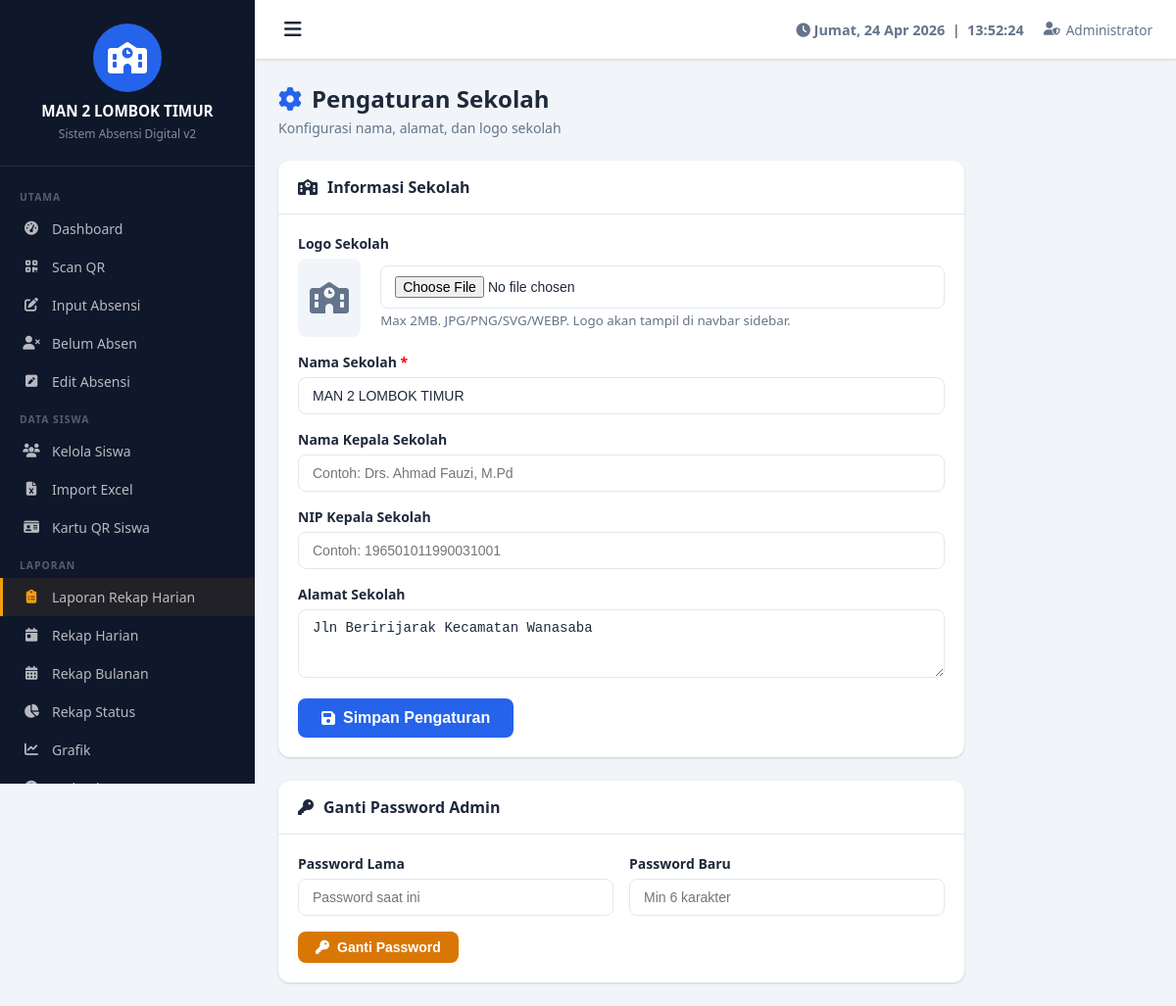
The page /pengaturan.php (signed in) on the database its author committed.
### tables this page shows
CREATE TABLE `pengaturan` (
  `id` int(11) NOT NULL,
  `nama_sekolah` varchar(200) DEFAULT 'Nama Sekolah',
  `alamat` text DEFAULT NULL,
  `logo` varchar(255) DEFAULT NULL,
  `kepala_sekolah` varchar(200) DEFAULT NULL,
  `nip_kepala` varchar(50) DEFAULT NULL,
  `jam_masuk` time DEFAULT '07:00:00',
  `jam_terlambat` time DEFAULT '07:30:00',
  `jam_pulang` time DEFAULT '14:00:00',
  `token_wa` varchar(200) DEFAULT '',
  `pin_admin` varchar(255) DEFAULT NULL
);

### includes/config.php (called while the page is built, shortened)
<?php
$conn = new mysqli(DB_HOST, DB_USER, DB_PASS, DB_NAME);
$conn->set_charset("utf8mb4");
function get_pengaturan() {
    global $conn;
    return $conn->query("SELECT * FROM pengaturan LIMIT 1")->fetch_assoc();
}
?>

### pengaturan.php (the view, shortened to what this page needs)
<?php
require_once 'includes/config.php';
include 'includes/header.php';
?>
<div class="page-header">
    <div class="page-title"><i class="fas fa-cog"></i> Pengaturan Sekolah</div>
    <div class="page-subtitle">Konfigurasi nama, alamat, dan logo sekolah</div>
</div>
<div class="card" style="max-width:700px">
    <div class="card-header"><i class="fas fa-school"></i> Informasi Sekolah</div>
    <div class="card-body">
        <form method="POST" enctype="multipart/form-data">
            <div class="form-group">
                <label class="form-label">Logo Sekolah</label>
                <div style="display:flex;align-items:center;gap:20px;margin-bottom:12px">
                    <?php if (!empty($pengaturan['logo']) && file_exists(__DIR__.'/uploads/logo/'.$pengaturan['logo'])): ?>
                        <img src="<?= BASE_URL ?>uploads/logo/<?= $pengaturan['logo'] ?>"
                            style="width:80px;height:80px;object-fit:contain;border:1px solid var(--border);border-radius:8px;padding:4px">
                    <?php else: ?>
                        <div style="width:80px;height:80px;background:#f1f5f9;border-radius:8px;display:flex;align-items:center;justify-content:center;font-size:2rem;color:var(--text-muted)">
                            <i class="fas fa-school"></i>
                        </div>
                    <?php endif; ?>
                    <div>
                        <input type="file" name="logo" class="form-control" accept="image/*" id="logoInput" onchange="previewLogo(this)">
                        <small style="color:var(--text-muted)">Max 2MB. JPG/PNG/SVG/WEBP. Logo akan tampil di navbar sidebar.</small>
                    </div>
                </div>
            </div>
            <div class="form-group">
                <label class="form-label">Nama Sekolah <span style="color:red">*</span></label>
                <input type="text" name="nama_sekolah" class="form-control" required
                    value="<?= htmlspecialchars($pengaturan['nama_sekolah']) ?>"
                    placeholder="Contoh: SMA NEGERI 1 KOTA">
            </div>
            <div class="form-group">
                <label class="form-label">Nama Kepala Sekolah</label>
                <input type="text" name="kepala_sekolah" class="form-control"
                    value="<?= htmlspecialchars($pengaturan['kepala_sekolah'] ?? '') ?>"
                    placeholder="Contoh: Drs. Ahmad Fauzi, M.Pd">
            </div>
            <div class="form-group">
                <label class="form-label">NIP Kepala Sekolah</label>
                <input type="text" name="nip_kepala" class="form-control"
                    value="<?= htmlspecialchars($pengaturan['nip_kepala'] ?? '') ?>"
                    placeholder="Contoh: 196501011990031001">
            </div>
            <div class="form-group">
                <label class="form-label">Alamat Sekolah</label>
                <textarea name="alamat" class="form-control" rows="3"
                    placeholder="Alamat lengkap sekolah"><?= htmlspecialchars($pengaturan['alamat'] ?? '') ?></textarea>
            </div>
            <button type="submit" class="btn btn-primary btn-lg">
                <i class="fas fa-save"></i> Simpan Pengaturan
            </button>
        </form>
    </div>
</div>
<div class="card mt-3" style="max-width:700px">
    <div class="card-header"><i class="fas fa-key"></i> Ganti Password Admin</div>
    <div class="card-body">
        <form action="ajax/ganti_password.php" method="POST">
            <div class="form-row">
                <div class="form-group">
                    <label class="form-label">Password Lama</label>
                    <input type="password" name="old_password" class="form-control" required placeholder="Password saat ini">
                </div>
                <div class="form-group">
                    <label class="form-label">Password Baru</label>
                    <input type="password" name="new_password" class="form-control" required placeholder="Min 6 karakter" minlength="6">
                </div>
            </div>
            <button type="submit" class="btn btn-warning">
                <i class="fas fa-key"></i> Ganti Password
            </button>
        </form>
    </div>
</div>
<?php include 'includes/footer.php'; ?>

### includes/header.php (shortened to what this page needs)
<?php
$pengaturan = get_pengaturan();
$current_page = basename($_SERVER['PHP_SELF'], '.php');
?>
<!DOCTYPE html>
<html lang="id">
<head>
    <link rel="stylesheet" href="<?= BASE_URL ?>assets/css/style.css">
    <link rel="stylesheet" href="https://cdnjs.cloudflare.com/ajax/libs/font-awesome/6.4.0/css/all.min.css">
</head>
<body>
<div class="sidebar" id="sidebar">
    <div class="sidebar-header">
        <?php if (!empty($pengaturan['logo']) && file_exists('uploads/logo/' . $pengaturan['logo'])): ?>
            <img src="<?= BASE_URL ?>uploads/logo/<?= $pengaturan['logo'] ?>" alt="Logo" class="school-logo">
        <?php else: ?>
            <div class="logo-placeholder"><i class="fas fa-school"></i></div>
        <?php endif; ?>
        <div class="school-name"><?= htmlspecialchars($pengaturan['nama_sekolah']) ?></div>
        <div class="school-sub">Sistem Absensi Digital v2</div>
    </div>
    <nav class="sidebar-nav">
        <div class="nav-section">UTAMA</div>
        <a href="<?= BASE_URL ?>dashboard.php" class="nav-item <?= $current_page=='dashboard'?'active':'' ?>">
            <i class="fas fa-tachometer-alt"></i> Dashboard
        </a>
        <a href="<?= BASE_URL ?>scan.php" class="nav-item <?= $current_page=='scan'?'active':'' ?>">
            <i class="fas fa-qrcode"></i> Scan QR
        </a>
        <a href="<?= BASE_URL ?>manual.php" class="nav-item <?= $current_page=='manual'?'active':'' ?>">
            <i class="fas fa-edit"></i> Input Absensi
        </a>
        <a href="<?= BASE_URL ?>belum_absen.php" class="nav-item <?= $current_page=='belum_absen'?'active':'' ?>">
            <i class="fas fa-user-times"></i> Belum Absen
        </a>
        <a href="<?= BASE_URL ?>edit_absensi.php" class="nav-item <?= $current_page=='edit_absensi'?'active':'' ?>">
            <i class="fas fa-pen-square"></i> Edit Absensi
        </a>
        <div class="nav-section">DATA SISWA</div>
        <a href="<?= BASE_URL ?>siswa.php" class="nav-item <?= $current_page=='siswa'?'active':'' ?>">
            <i class="fas fa-users"></i> Kelola Siswa
        </a>
        <a href="<?= BASE_URL ?>import_excel.php" class="nav-item <?= $current_page=='import_excel'?'active':'' ?>">
            <i class="fas fa-file-excel"></i> Import Excel
        </a>
        <a href="<?= BASE_URL ?>barcode_generate.php" class="nav-item <?= $current_page=='barcode_generate'?'active':'' ?>">
            <i class="fas fa-id-card"></i> Kartu QR Siswa
        </a>
        <div class="nav-section">LAPORAN</div>
        <a href="<?= BASE_URL ?>laporan_rekap_harian.php" class="nav-item <?= $current_page=='laporan_rekap_harian'?'active':'' ?>"
           style="<?= $current_page=='laporan_rekap_harian'?'':'border-left:3px solid #f59e0b;background:rgba(245,158,11,.08)' ?>">
            <i class="fas fa-clipboard-list" style="color:#f59e0b"></i>
            <span>Laporan Rekap Harian</span>
        </a>
        <a href="<?= BASE_URL ?>rekap_harian.php" class="nav-item <?= $current_page=='rekap_harian'?'active':'' ?>">
            <i class="fas fa-calendar-day"></i> Rekap Harian
        </a>
        <a href="<?= BASE_URL ?>rekap_bulanan.php" class="nav-item <?= $current_page=='rekap_bulanan'?'active':'' ?>">
            <i class="fas fa-calendar-alt"></i> Rekap Bulanan
        </a>
        <a href="<?= BASE_URL ?>rekap_status.php" class="nav-item <?= $current_page=='rekap_status'?'active':'' ?>">
            <i class="fas fa-chart-pie"></i> Rekap Status
        </a>
        <a href="<?= BASE_URL ?>grafik.php" class="nav-item <?= $current_page=='grafik'?'active':'' ?>">
            <i class="fas fa-chart-line"></i> Grafik
        </a>
        <a href="<?= BASE_URL ?>terlambat.php" class="nav-item <?= $current_page=='terlambat'?'active':'' ?>">
            <i class="fas fa-clock"></i> Terlambat
        </a>
    </nav>
</div>
<div class="main-content" id="mainContent">
    <header class="top-bar">
        <button class="sidebar-toggle" onclick="toggleSidebar()"><i class="fas fa-bars"></i></button>
        <div class="top-bar-info">
            <div class="realtime-clock" id="realtimeClock"></div>
            <div class="admin-info"><i class="fas fa-user-shield"></i> <?= htmlspecialchars($_SESSION['admin_nama'] ?? 'Admin') ?></div>
        </div>
    </header>
    <div class="content-wrapper">

### assets/css/style.css (style rules this page uses)
:root { --primary: #2563eb; --primary-dark: #1d4ed8; --secondary: #64748b; --success: #16a34a; --warning: #d97706; --danger: #dc2626; --info: #0891b2; --purple: #7c3aed; --sidebar-bg: #0f172a; --sidebar-width: 260px; --topbar-height: 60px; --bg: #f1f5f9; --card-bg: #ffffff; --text: #1e293b; --text-muted: #64748b; --border: #e2e8f0; --radius: 12px; --shadow: 0 1px 3px rgba(0,0,0,.1), 0 1px 2px rgba(0,0,0,.06); --shadow-md: 0 4px 6px -1px rgba(0,0,0,.1), 0 2px 4px -1px rgba(0,0,0,.06); --shadow-lg: 0 10px 15px -3px rgba(0,0,0,.1), 0 4px 6px -2px rgba(0,0,0,.05); }
* { margin: 0; padding: 0; box-sizing: border-box; }
body { font-family: 'Segoe UI', system-ui, -apple-system, sans-serif; background: var(--bg); color: var(--text); min-height: 100vh; }
.sidebar { position: fixed; top: 0; left: 0; width: var(--sidebar-width); height: 100vh; background: var(--sidebar-bg); overflow-y: auto; z-index: 1000; transition: transform .3s ease; }
.sidebar-header { padding: 24px 20px; text-align: center; border-bottom: 1px solid rgba(255,255,255,.08); }
.logo-placeholder { width: 70px; height: 70px; border-radius: 50%; background: var(--primary); display: flex; align-items: center; justify-content: center; margin: 0 auto; font-size: 2rem; color: white; }
.school-name { color: white; font-size: .95rem; font-weight: 700; margin-top: 10px; line-height: 1.3; }
.school-sub { color: rgba(255,255,255,.5); font-size: .75rem; margin-top: 4px; }
.sidebar-nav { padding: 12px 0; }
.nav-section { padding: 12px 20px 6px; color: rgba(255,255,255,.3); font-size: .65rem; font-weight: 700; letter-spacing: 1px; text-transform: uppercase; }
.nav-item { display: flex; align-items: center; gap: 12px; padding: 10px 20px; color: rgba(255,255,255,.7); text-decoration: none; font-size: .875rem; transition: all .2s; border-left: 3px solid transparent; }
.nav-item i { width: 18px; text-align: center; }
.main-content { margin-left: var(--sidebar-width); min-height: 100vh; transition: margin-left .3s ease; }
.top-bar { height: var(--topbar-height); background: white; display: flex; align-items: center; padding: 0 24px; box-shadow: var(--shadow); position: sticky; top: 0; z-index: 100; gap: 16px; }
.sidebar-toggle { background: none; border: none; font-size: 1.25rem; cursor: pointer; color: var(--text); padding: 6px; border-radius: 6px; }
.top-bar-info { margin-left: auto; display: flex; align-items: center; gap: 20px; }
.realtime-clock { font-size: .9rem; color: var(--text-muted); font-weight: 600; }
.admin-info { font-size: .85rem; color: var(--text-muted); display: flex; align-items: center; gap: 6px; }
.content-wrapper { padding: 24px; }
.page-header { margin-bottom: 24px; }
.page-title { font-size: 1.5rem; font-weight: 700; color: var(--text); display: flex; align-items: center; gap: 10px; }
.page-title i { color: var(--primary); }
.page-subtitle { color: var(--text-muted); font-size: .875rem; margin-top: 4px; }
.card { background: var(--card-bg); border-radius: var(--radius); box-shadow: var(--shadow); overflow: hidden; }
.card-header { padding: 16px 20px; border-bottom: 1px solid var(--border); font-weight: 600; display: flex; align-items: center; gap: 10px; }
.card-body { padding: 20px; }
.btn { display: inline-flex; align-items: center; gap: 8px; padding: 9px 18px; border-radius: 8px; border: none; cursor: pointer; font-size: .875rem; font-weight: 600; transition: all .2s; text-decoration: none; line-height: 1; }
.btn-primary { background: var(--primary); color: white; }
.btn-warning { background: var(--warning); color: white; }
.btn-lg { padding: 12px 24px; font-size: 1rem; }
.form-group { margin-bottom: 16px; }
.form-label { display: block; margin-bottom: 6px; font-size: .875rem; font-weight: 600; color: var(--text); }
.form-control, .form-select { width: 100%; padding: 10px 14px; border: 1px solid var(--border); border-radius: 8px; font-size: .875rem; transition: border-color .2s, box-shadow .2s; background: white; color: var(--text); }
.form-row { display: grid; grid-template-columns: repeat(auto-fit, minmax(200px, 1fr)); gap: 16px; }
.mt-3 { margin-top: 24px; }

### rows shown on the page
pengaturan: nama_sekolah "MAN 2 LOMBOK TIMUR", alamat "Jln Beririjarak Kecamatan Wanasaba"

### other values the page prints
$_SESSION['admin_nama'] "Administrator"
